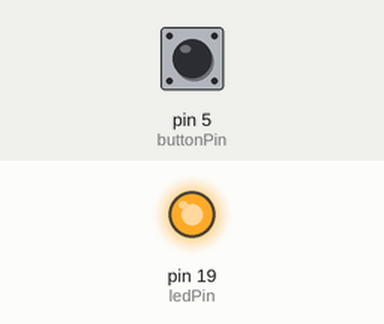
A sketch run on a simulated Arduino Uno, built with avr-gcc and run on an emulated ATmega328P. Parts: output pins drawn as LEDs (lit = HIGH). The inputs (shaded band) are chosen by the test bench; at power-on: pin 5 (buttonPin) LOW.

Above: at 1.2 s.
1.3 s: pin 5 (buttonPin) pulled HIGH for 0.15 s
At 1.37 s:
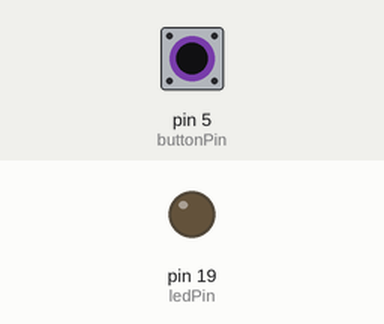
2.9 s: pin 5 (buttonPin) pulled HIGH for 3.2 s
At 6.5 s:
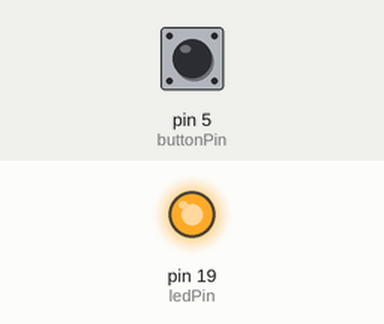
Timing chart, 0 to 8.0 s (numbered marks = the images above; inputs shaded):
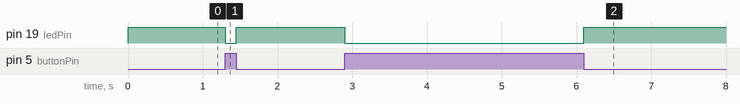

Measured:
- after the input at 1.3 s, pin 19 (ledPin): HIGH → LOW at once, → HIGH 0.15 s later
- after the input at 2.9 s, pin 19 (ledPin): HIGH → LOW at once, → HIGH 3.2 s later

The sketch:

Controlling_LED_with_Push_Button.ino
```cpp
int buttonPin = 5; // Push Button Pin
int ledPin = 19; // LED pin
int buttonState = 0; // variable for reading the pushbutton status

void setup() {
  Serial.begin(115200); // initialize serial monitor at a baud rate of 115200
  pinMode(ledPin, OUTPUT); // initialize the pushbutton pin as an input
  pinMode(buttonPin, INPUT);  // initialize the pushbutton pin as an input
}

void loop() {
buttonState = digitalRead(buttonPin);// Reading the push button state value

 // check if the pushbutton is pressed. If it is, the button isn't Pressed(HIGH), the LED is off(LOW)
 if (buttonState == HIGH) {
    // turn LED off:
    digitalWrite(ledPin, LOW);
 } else {
    // turn LED on:
    digitalWrite(ledPin, HIGH);
 }
}
```
